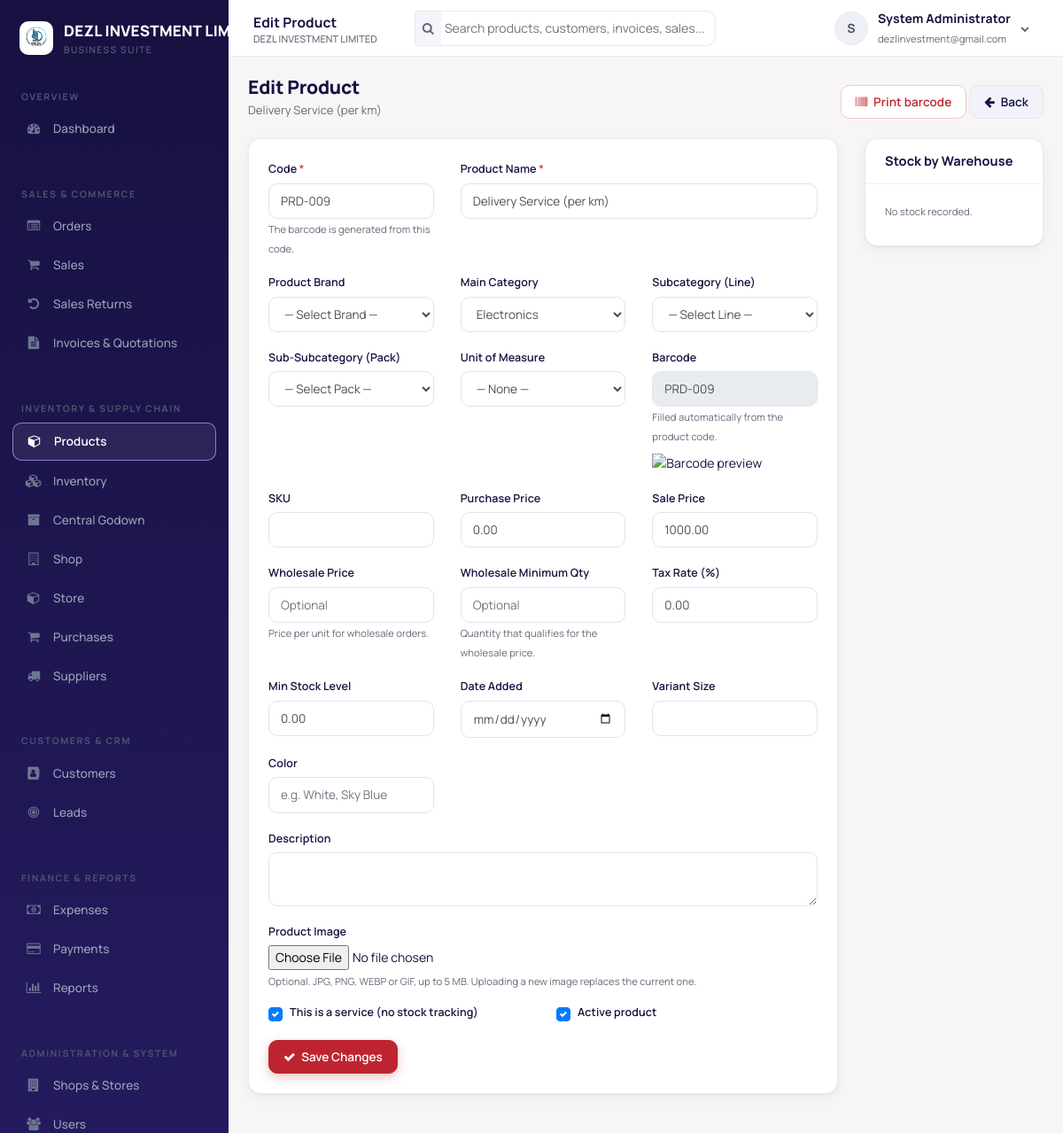
/product-edit.php?id=9 (signed in), run on an earlier commit of the app's database.
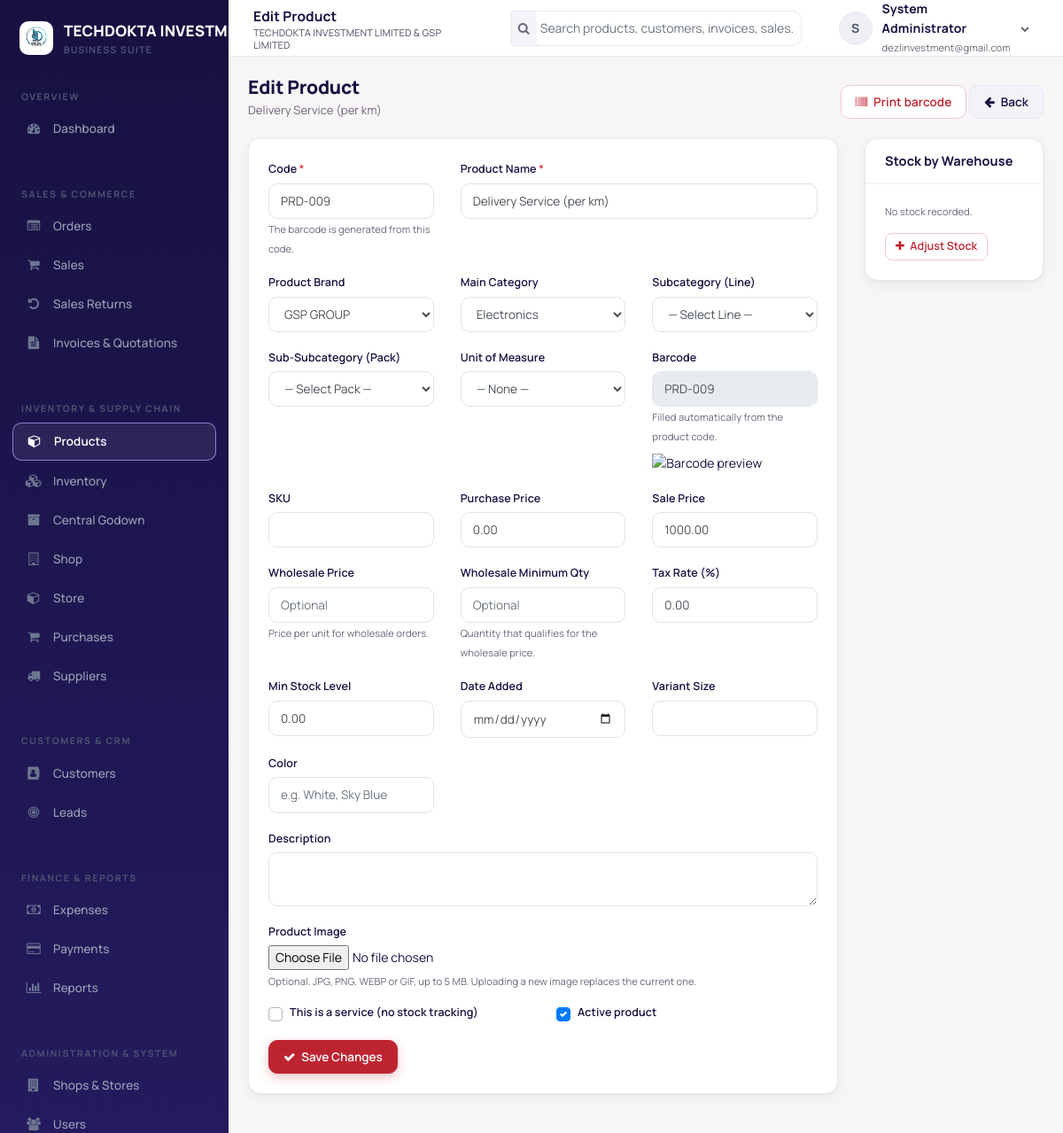
And on a later commit of the database.
### tables this page shows
CREATE TABLE `users` (
  `user_id` int(10) UNSIGNED NOT NULL,
  `tenant_id` int(10) UNSIGNED NOT NULL,
  `username` varchar(100) NOT NULL,
  `email` varchar(191) NOT NULL,
  `password_hash` varchar(255) NOT NULL,
  `first_name` varchar(100) NOT NULL,
  `last_name` varchar(100) NOT NULL,
  `phone` varchar(50) DEFAULT NULL,
  `is_active` tinyint(1) NOT NULL DEFAULT 1,
  `last_login` datetime DEFAULT NULL,
  `created_at` timestamp NOT NULL DEFAULT current_timestamp()
);

### helpers.php (called while the page is built, shortened)
<?php
function e($value) {
    return htmlspecialchars((string)$value, ENT_QUOTES, 'UTF-8');
}
function system_title($tenant_id = null) {
    global $current_user;
    static $titles = [];
    if ($tenant_id === null) {
        if (isset($current_user->tenant_id)) {
            $tenant_id = (int)$current_user->tenant_id;
        } elseif (!empty($_SESSION['tenant_id'])) {
            $tenant_id = (int)$_SESSION['tenant_id'];
        }
    }
    $cache_key = $tenant_id !== null ? (int)$tenant_id : 0;
    if (array_key_exists($cache_key, $titles)) return $titles[$cache_key];
    if ($cache_key > 0) {
        $row = fetch_one("SELECT company_name FROM system_settings WHERE tenant_id = ? LIMIT 1", $cache_key);
    }
    $title = trim((string)($row['company_name'] ?? ''));
    $titles[$cache_key] = $title;
    return $title;
}
function system_logo_path($tenant_id = null) {
    global $current_user;
    if ($tenant_id === null) {
        if (isset($current_user->tenant_id)) {
            $tenant_id = (int)$current_user->tenant_id;
        } elseif (!empty($_SESSION['tenant_id'])) {
            $tenant_id = (int)$_SESSION['tenant_id'];
        }
    }
    $cache_key = $tenant_id !== null ? (int)$tenant_id : 0;
    $candidates = [];
    if ($cache_key > 0) {
        $row = fetch_one("SELECT logo_path FROM system_settings WHERE tenant_id = ? LIMIT 1", $cache_key);
        if ($row && !empty($row['logo_path'])) $candidates[] = (string)$row['logo_path'];
    }
    $candidates[] = 'assets/images/logo.png';
    $logo = '';
    foreach ($candidates as $candidate) {
        $candidate = str_replace('\\', '/', trim($candidate));
        if (file_exists(__DIR__ . '/' . ltrim($candidate, '/'))) {
            $logo = ltrim($candidate, '/');
            break;
        }
    }
    return $logo;
}
function can($permission) {
    return true;
}
function is_godown_manager() {
    global $current_user;
    if ($current_user->hasPermission('manage_users') || $current_user->hasPermission('manage_settings')) {
        return false;
    }
    return false;
}
function fetch_one($sql, ...$params) {
    global $conn;
    $stmt = $conn->prepare($sql);
    if ($params) {
        $types = '';
        foreach ($params as $p) {
            $types .= is_int($p) ? 'i' : (is_float($p) ? 'd' : 's');
        }
        $stmt->bind_param($types, ...$params);
    }
    $stmt->execute();
    $row = $stmt->get_result()->fetch_assoc();
    return $row;
}
function fetch_all($sql, ...$params) {
    global $conn;
    $stmt = $conn->prepare($sql);
    if ($params) {
        $types = '';
        foreach ($params as $p) {
            $types .= is_int($p) ? 'i' : (is_float($p) ? 'd' : 's');
        }
        $stmt->bind_param($types, ...$params);
    }
    $stmt->execute();
    $rows = $stmt->get_result()->fetch_all(MYSQLI_ASSOC);
    return $rows;
}
function product_brand_options() {
    return ['GSP GROUP', 'TECHDOKTA INVESTMENT'];
}

### User.php (called while the page is built, shortened)
<?php
class User
{
    public $user_id;
    public $tenant_id;
    public $first_name;
    public $last_name;
    private $permission_cache = null;
    public static function getUserById($userId)
    {
        global $conn;
        $stmt = $conn->prepare("SELECT * FROM users WHERE user_id = ? LIMIT 1");
        $stmt->bind_param('i', $userId);
        $stmt->execute();
        $row = $stmt->get_result()->fetch_assoc();
        $user = new self();
        foreach ($row as $key => $value) {
            if (property_exists($user, $key)) $user->$key = $value;
        }
        $user->loadRoles();
        return $user;
    }
    private function loadRoles()
    {
        global $conn;
        $stmt = $conn->prepare(
            "SELECT r.role_id, r.name FROM user_roles ur
             JOIN roles r ON r.role_id = ur.role_id
             WHERE ur.user_id = ? AND ur.tenant_id = ?"
        );
        $stmt->bind_param('ii', $this->user_id, $this->tenant_id);
        $stmt->execute();
        $result = $stmt->get_result();
        while ($row = $result->fetch_assoc()) {
            $this->roles[] = $row['name'];
        }
    }
    public function hasPermission($permission)
    {
        global $conn;
        if ($this->permission_cache === null) {
            $roleIds = [];
            $stmt = $conn->prepare("SELECT role_id FROM user_roles WHERE user_id = ? AND tenant_id = ?");
            $stmt->bind_param('ii', $this->user_id, $this->tenant_id);
            $stmt->execute();
            $result = $stmt->get_result();
            while ($row = $result->fetch_assoc()) {
                $roleIds[] = (int)$row['role_id'];
            }
            $this->permission_cache = [];
            if ($roleIds) {
                $placeholders = implode(',', array_fill(0, count($roleIds), '?'));
                $sql = "SELECT DISTINCT p.name FROM permissions p
                        JOIN role_permissions rp ON rp.permission_id = p.permission_id
                        WHERE rp.role_id IN ($placeholders)";
                $stmt = $conn->prepare($sql);
                $stmt->bind_param(str_repeat('i', count($roleIds)), ...$roleIds);
                $stmt->execute();
                $result = $stmt->get_result();
                while ($row = $result->fetch_assoc()) {
                    $this->permission_cache[] = $row['name'];
                }
            }
        }
        return in_array($permission, $this->permission_cache, true);
    }
    public function fullName()
    {
        return trim($this->first_name . ' ' . $this->last_name);
    }
}

### auth_check.php (called while the page is built, shortened)
<?php
$current_user = User::getUserById((int)$_SESSION['user_id']);

### product-edit.php (the view, shortened to what the changed rows need)
<?php
require_once 'header.php';
require_once 'auth_check.php';
$page_title = 'Edit Product';
$id = (int)($_GET['id'] ?? 0);
$product = fetch_one("SELECT * FROM products WHERE product_id = ? AND tenant_id = ?", $id, $current_user->tenant_id);
$product_id = (int)$product['product_id'];
$stock_sql = "SELECT s.*, w.warehouse_id, w.name warehouse_name, w.is_godown, sh.name shop_name FROM inventory_stock s
     JOIN warehouses w ON w.warehouse_id = s.warehouse_id
     LEFT JOIN shops sh ON sh.shop_id = w.shop_id AND sh.tenant_id = w.tenant_id
     WHERE s.product_id = ? AND s.tenant_id = ?";
$stock_params = [$product_id, $current_user->tenant_id];
$stock = fetch_all($stock_sql, ...$stock_params);
require_once 'navbar.php';
require_once 'sidebar.php';
?>
<div class="page-head">
    <div>
        <h1 class="page-title">Edit Product</h1>
    </div>
</div>
<div class="row">
    <div class="col-lg-9">
        <div class="card">
            <div class="card-body">
                <form method="POST" action="product-edit.php?id=<?php echo $product_id; ?>" enctype="multipart/form-data">
                    <div class="row">
                        <div class="col-md-4 form-group">
                            <label>Product Brand</label>
                            <select name="brand" class="form-control">
                                <option value="">— Select Brand —</option>
                                <?php foreach (product_brand_options() as $brand): ?>
                                    <option value="<?php echo e($brand); ?>" <?php echo $product['brand'] === $brand ? 'selected' : ''; ?>><?php echo e($brand); ?></option>
                                <?php endforeach; ?>
                            </select>
                        </div>
                    </div>
                </form>
            </div>
        </div>
    </div>
    <div class="col-lg-3 mb-3">
        <div class="card">
            <div class="card-body">
                <?php if (!$stock): ?><div class="text-muted small mb-2">No stock recorded.</div><?php endif; ?>
                <?php if (can('manage_inventory') && !$product['is_service'] && empty($stock)): ?>
                    <button type="button"
                            class="btn btn-sm btn-outline-primary mt-2 open-adjust-modal"
                            data-product-id="<?php echo $product_id; ?>"
                            data-warehouse-id="0">
                        <i class="fa fa-plus mr-1"></i> Adjust Stock
                    </button>
                <?php endif; ?>
            </div>
        </div>
    </div>
</div>
<?php require_once 'footer.php'; ?>

### navbar.php (shortened to what the changed rows need)
<div class="app-main">
    <header class="topbar">
        <div class="topbar-title"><?php echo isset($page_title) ? e($page_title) : e(system_title()); ?><small><?php echo e(system_title()); ?></small></div>
        <div class="dropdown">
            <a href="#" class="user-menu" data-toggle="dropdown">
                <span class="avatar"><?php echo e(strtoupper(substr($current_user->first_name, 0, 1))); ?></span>
                <span class="hide-xs"><strong><?php echo e($current_user->fullName()); ?></strong><br><small class="text-muted"><?php echo e($current_user->email); ?></small></span>
                <i class="fa fa-chevron-down hide-xs" style="font-size:10px;color:var(--text-muted)"></i>
            </a>
        </div>
    </header>
    <main class="app-content">

### sidebar.php (shortened to what the changed rows need)
<aside class="sidebar" id="sidebar">
    <div class="sidebar-brand">
        <?php $sidebar_logo = system_logo_path(); ?>
        <?php if ($sidebar_logo !== ''): ?>
            <img src="<?php echo e($sidebar_logo); ?>" alt="" class="sidebar-logo">
        <?php endif; ?>
        <div class="brand-text"><?php echo e(system_title()); ?><small>Business Suite</small></div>
    </div>
</aside>

What changed in the data, as far as the page shows it:
changed users "System Administrator": tenant "DEZL INVESTMENT LIMITED" → "TECHDOKTA INVESTMENT LIMITED & GSP LIMITED"; tenant "DEZL INVESTMENT…" → "TECHDOKTA…"
changed products "Delivery Service (per km)": is_service 1 → 0 (drawn)
Also different on the page:
form field brand: "— Select Brand —" → "GSP GROUP"
text now shown: "Adjust Stock"
